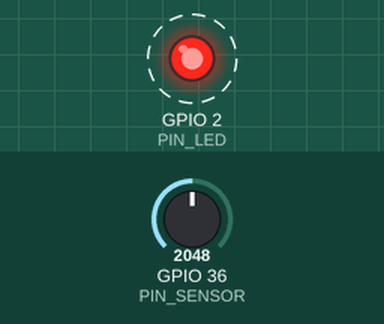
Recording of a sketch running on a simulated ESP32. On the bench: output pins drawn as LEDs (lit = HIGH). Dashed ring = blinking. Inputs (shaded band) come from the test bench; at power-on: GPIO 36 (PIN_SENSOR) = 2048 (analog values on the 0–4095 scale). WiFi joins after 1.5 s; servers stay silent unless stated; no MQTT or app messages arrive unless stated; what the sketch prints to the serial monitor is not drawn.

Above: at 1.47 s.
1.5 s: GPIO 36 (PIN_SENSOR) set to 2866
At 2.9 s:
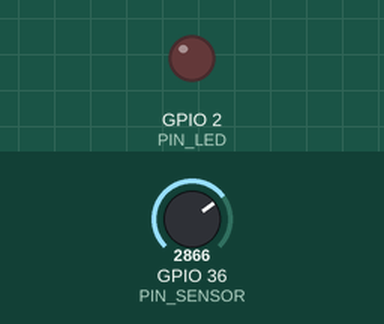
3.2 s: GPIO 36 (PIN_SENSOR) set to 4095
Timing chart, 0 to 6.2 s (numbered marks = the images above; inputs shaded):
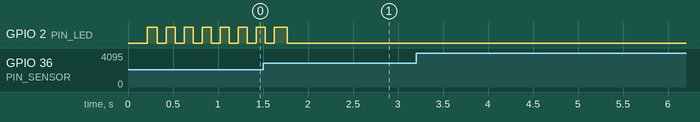

Measured:
- after the input at 3.2 s, every drawn part: stays the same

The sketch:

sketch.ino
```cpp
#include "src/edge_node/main.cpp"
```

main.cpp
```cpp
#include <math.h>
#include <stddef.h>
#include <stdint.h>
#include <stdio.h>

#if defined(ARDUINO)
#define EDGE_HAS_ARDUINO_SDK 1
#elif defined(__has_include)
#if __has_include(<Arduino.h>) && __has_include(<WiFi.h>) && \
    __has_include(<PubSubClient.h>) && __has_include(<ArduinoJson.h>)
#define EDGE_HAS_ARDUINO_SDK 1
#endif
#endif

#ifdef EDGE_HAS_ARDUINO_SDK
#include <Arduino.h>
#include <WiFi.h>
#include <PubSubClient.h>
#include <ArduinoJson.h>
#else
static const uint8_t OUTPUT = 1;
static const uint8_t HIGH = 1;
static const uint8_t LOW = 0;
static const int WIFI_STA = 1;
static const int WL_CONNECTED = 3;

enum adc_attenuation_t { ADC_0db = 0, ADC_2_5db = 1, ADC_6db = 2, ADC_11db = 3 };

struct String {
    const char* c_str() const { return ""; }
};

struct IPAddress {
    String toString() const { return String(); }
};

struct HostSerial {
    void begin(unsigned long) {}
    void println(const char* = "") {}
    void printf(const char*, ...) {}
};
static HostSerial Serial;

struct HostEsp {
    uint64_t getEfuseMac() const { return 0ULL; }
};
static HostEsp ESP;

class WiFiClient {};

struct HostWiFi {
    void mode(int) {}
    void disconnect(bool = false, bool = false) {}
    int begin(const char*, const char* = nullptr, int32_t = 0,
              const uint8_t* = nullptr, bool = true) {
        return WL_CONNECTED;
    }
    int status() const { return 0; }
    IPAddress localIP() const { return IPAddress(); }
    int32_t RSSI() const { return 0; }
};
static HostWiFi WiFi;

class PubSubClient {
public:
    explicit PubSubClient(WiFiClient&) {}
    bool connected() { return false; }
    bool loop() { return true; }
    bool connect(const char*, const char* = nullptr, const char* = nullptr,
                 const char* = nullptr, uint8_t = 0, bool = false,
                 const char* = nullptr, bool = true) {
        return false;
    }
    bool publish(const char*, const char*, bool = false) { return false; }
    bool publish(const char*, const uint8_t*, unsigned int, bool = false) {
        return false;
    }
    int state() { return -1; }
    PubSubClient& setServer(const char*, uint16_t) { return *this; }
    bool setBufferSize(uint16_t) { return true; }
    PubSubClient& setKeepAlive(uint16_t) { return *this; }
    PubSubClient& setSocketTimeout(uint16_t) { return *this; }
};

struct HostJsonSerialized {
    const char* raw;
};

struct HostJsonVariant {
    HostJsonVariant operator[](const char*) { return HostJsonVariant(); }
    template <typename T>
    HostJsonVariant& operator=(const T&) {
        return *this;
    }
};

class JsonDocument {
public:
    HostJsonVariant operator[](const char*) { return HostJsonVariant(); }
};

inline HostJsonSerialized serialized(const char* value) {
    HostJsonSerialized out = {value};
    return out;
}
inline size_t measureJson(const JsonDocument&) { return 0U; }
inline size_t serializeJson(const JsonDocument&, char*, size_t) { return 0U; }
template <size_t N>
inline size_t serializeJson(const JsonDocument&, char (&)[N]) {
    return 0U;
}

inline uint32_t millis() { return 0U; }
inline void delay(uint32_t) {}
inline void pinMode(uint8_t, uint8_t) {}
inline void digitalWrite(uint8_t, uint8_t) {}
inline int analogRead(uint8_t) { return 0; }
inline void analogReadResolution(uint8_t) {}
inline void analogSetPinAttenuation(uint8_t, adc_attenuation_t) {}
#endif

static const char *WIFI_SSID = "Wokwi-GUEST";
static const char *WIFI_PASSWORD = "";
static const int32_t WIFI_CHANNEL = 6;

static const char *MQTT_HOST = "broker.hivemq.com";
static const uint16_t MQTT_PORT = 1883;

static const char *NODE_ID = "edge-node-01";
static const char *TOPIC_TELEMETRY = "eeair/cilan1m0/edge-node-01/telemetry";
static const char *TOPIC_STATUS = "eeair/cilan1m0/edge-node-01/status";

static const uint8_t PIN_SENSOR = 36;
static const uint8_t PIN_LED = 2;

static const double ADC_MAX_COUNTS = 4095.0;
static const double ADC_REF_VOLTS = 3.3;

static const uint32_t SAMPLE_PERIOD_MS = 100;
static const uint32_t HEARTBEAT_PERIOD_MS = 30000;
static const uint32_t RECONNECT_PERIOD_MS = 5000;
static const uint32_t ANOMALY_PULSE_MS = 200;
static const uint32_t BLINK_NO_WIFI_MS = 100;
static const uint32_t BLINK_NO_MQTT_MS = 500;
static const float DV_SURGE_VOLTS = 0.25f;
static const double RAIL_FAULT_LOW_V = 0.05;
static const double RAIL_FAULT_HIGH_V = 3.25;

static const bool LOG_NOMINAL_SAMPLES = true;

static const size_t WINDOW_SIZE = 50;
static const float Z_THRESHOLD = 2.5f;
static const double SIGMA_EPSILON = 0.0001;

static const bool GATED_BUFFER_UPDATE = true;
static const uint32_t REBASELINE_RUN = 10;

class RingBuffer {
public:
  RingBuffer() : head_(0), count_(0) {
    for (size_t i = 0; i < WINDOW_SIZE; ++i) {
      data_[i] = 0.0f;
    }
  }

  void push(float value) {
    data_[head_] = value;
    head_ = (head_ + 1) % WINDOW_SIZE;
    if (count_ < WINDOW_SIZE) {
      ++count_;
    }
  }

  size_t size() const { return count_; }
  bool isFull() const { return count_ == WINDOW_SIZE; }

  float at(size_t i) const {
    size_t oldest = (head_ + WINDOW_SIZE - count_) % WINDOW_SIZE;
    return data_[(oldest + i) % WINDOW_SIZE];
  }

private:
  float data_[WINDOW_SIZE];
  size_t head_;
  size_t count_;
};

struct WindowStats {
  double mean;
  double stdDev;
};

static WindowStats computeStats(const RingBuffer &window) {
  WindowStats stats = {0.0, 0.0};
  const size_t n = window.size();
  if (n == 0) {
    return stats;
  }
  double sum = 0.0;
  for (size_t i = 0; i < n; ++i) {
    sum += window.at(i);
  }
  stats.mean = sum / static_cast<double>(n);
  if (n < 2) {
    return stats;
  }
  double sumSq = 0.0;
  for (size_t i = 0; i < n; ++i) {
    const double d = window.at(i) - stats.mean;
    sumSq += d * d;
  }
  stats.stdDev = sqrt(sumSq / static_cast<double>(n - 1));
  return stats;
}

enum SampleState { STATE_WARMUP, STATE_NOMINAL, STATE_ANOMALY };

struct FilterDecision {
  SampleState state;
  double mean;
  double stdDev;
  double z;
  bool flatSignal;
};

static FilterDecision evaluateSample(const RingBuffer &window, float x, float zThreshold) {
  FilterDecision d = {STATE_WARMUP, 0.0, 0.0, 0.0, false};
  if (!window.isFull()) {
    return d;
  }
  const WindowStats stats = computeStats(window);
  d.mean = stats.mean;
  d.stdDev = stats.stdDev;
  if (stats.stdDev < SIGMA_EPSILON) {
    d.flatSignal = true;
    d.z = 0.0;
  } else {
    d.z = (static_cast<double>(x) - stats.mean) / stats.stdDev;
  }
  d.state = (fabs(d.z) >= zThreshold) ? STATE_ANOMALY : STATE_NOMINAL;
  return d;
}

static const char *stateName(SampleState s) {
  switch (s) {
    case STATE_WARMUP: return "WARMUP";
    case STATE_ANOMALY: return "ANOMALY";
    default: return "NOMINAL";
  }
}

static size_t buildTelemetryJson(char *out, size_t outSize, const char *nodeId,
                                 uint32_t seq, uint32_t tMs, uint16_t raw, double volts,
                                 const FilterDecision &d) {
  char vText[16];
  char muText[16];
  char sdText[16];
  char zText[24];
  snprintf(vText, sizeof(vText), "%.3f", volts);
  snprintf(muText, sizeof(muText), "%.3f", d.mean);
  snprintf(sdText, sizeof(sdText), "%.3f", d.stdDev);
  snprintf(zText, sizeof(zText), "%.2f", d.z);

  JsonDocument doc;
  doc["node"] = nodeId;
  doc["seq"] = seq;
  doc["t_ms"] = tMs;
  doc["raw"] = raw;
  doc["v"] = serialized(vText);
  doc["mu"] = serialized(muText);
  doc["sd"] = serialized(sdText);
  doc["z"] = serialized(zText);
  doc["state"] = stateName(d.state);

  if (measureJson(doc) >= outSize) {
    if (outSize > 0) {
      out[0] = '\0';
    }
    return 0;
  }
  return serializeJson(doc, out, outSize);
}

enum BufferAction {
  PUSH_WARMUP,
  PUSH_NOMINAL,
  PUSH_LEGACY,
  PUSH_REBASELINE,
  SKIP_ANOMALY
};

static BufferAction decideBufferAction(SampleState state, uint32_t &anomalyRun, bool gated) {
  if (state == STATE_WARMUP) {
    return PUSH_WARMUP;
  }
  if (state == STATE_NOMINAL) {
    anomalyRun = 0;
    return PUSH_NOMINAL;
  }
  ++anomalyRun;
  if (!gated) {
    return PUSH_LEGACY;
  }
  return (anomalyRun >= REBASELINE_RUN) ? PUSH_REBASELINE : SKIP_ANOMALY;
}

static WiFiClient wifiClient;
static PubSubClient mqtt(wifiClient);
static RingBuffer window;

static char mqttClientId[32];
static char telemetryPayload[256];
static char statusPayload[320];
static char lwtPayload[96];
static bool mqttAttempted = false;

static uint32_t sampleSeq = 0;
static uint32_t sentCount = 0;
static uint32_t warmupCount = 0;
static uint32_t anomalyCount = 0;
static uint32_t droppedCount = 0;
static uint32_t failedCount = 0;
static uint32_t flatCount = 0;
static uint32_t skippedCount = 0;
static uint32_t rebaselineCount = 0;
static uint32_t anomalyRun = 0;
static bool inFlatSignal = false;
static bool hasPrevVolts = false;
static float prevVolts = 0.0f;

static uint32_t lastSampleMs = 0;
static uint32_t lastHeartbeatMs = 0;
static uint32_t lastWifiAttemptMs = 0;
static uint32_t lastMqttAttemptMs = 0;
static uint32_t lastBlinkMs = 0;
static uint32_t ledPulseEndMs = 0;
static bool ledPulseActive = false;
static bool blinkLevel = false;
static bool wifiWasConnected = false;

static void startWifi() {
  Serial.printf("[WIFI ] connecting to \"%s\" ...\n", WIFI_SSID);
  WiFi.disconnect();
  WiFi.begin(WIFI_SSID, WIFI_PASSWORD, WIFI_CHANNEL);
  lastWifiAttemptMs = millis();
}

static void maintainWifi(uint32_t now) {
  const bool connected = (WiFi.status() == WL_CONNECTED);
  if (connected && !wifiWasConnected) {
    Serial.printf("[WIFI ] connected, IP %s, RSSI %d dBm\n",
                  WiFi.localIP().toString().c_str(), WiFi.RSSI());
  } else if (!connected && wifiWasConnected) {
    Serial.println("[WIFI ] connection lost");
  }
  wifiWasConnected = connected;
  if (!connected && now - lastWifiAttemptMs >= RECONNECT_PERIOD_MS) {
    startWifi();
  }
}

static bool publishStatus(const char *payload, bool retained) {
  return mqtt.publish(TOPIC_STATUS, payload, retained);
}

static void maintainMqtt(uint32_t now) {
  if (WiFi.status() != WL_CONNECTED) {
    return;
  }
  if (mqtt.connected()) {
    mqtt.loop();
    return;
  }
  if (mqttAttempted && now - lastMqttAttemptMs < RECONNECT_PERIOD_MS) {
    return;
  }
  Serial.printf("[MQTT ] connecting to %s:%u as %s ...\n", MQTT_HOST, MQTT_PORT, mqttClientId);
  if (mqtt.connect(mqttClientId, nullptr, nullptr, TOPIC_STATUS, 0, true, lwtPayload)) {
    Serial.println("[MQTT ] connected");
    snprintf(statusPayload, sizeof(statusPayload),
             "{\"node\":\"%s\",\"status\":\"online\"}", NODE_ID);
    publishStatus(statusPayload, true);
  } else {
    Serial.printf("[MQTT ] failed, state=%d, retry in %lu s\n", mqtt.state(),
                  static_cast<unsigned long>(RECONNECT_PERIOD_MS / 1000));
  }
  mqttAttempted = true;
  lastMqttAttemptMs = millis();
}

static void startAnomalyPulse(uint32_t now) {
  ledPulseActive = true;
  ledPulseEndMs = now + ANOMALY_PULSE_MS;
}

static void updateLed(uint32_t now) {
  if (ledPulseActive) {
    if (static_cast<int32_t>(now - ledPulseEndMs) >= 0) {
      ledPulseActive = false;
    } else {
      digitalWrite(PIN_LED, HIGH);
      return;
    }
  }
  if (WiFi.status() != WL_CONNECTED || !mqtt.connected()) {
    const uint32_t period = (WiFi.status() != WL_CONNECTED) ? BLINK_NO_WIFI_MS : BLINK_NO_MQTT_MS;
    if (now - lastBlinkMs >= period) {
      lastBlinkMs = now;
      blinkLevel = !blinkLevel;
      digitalWrite(PIN_LED, blinkLevel ? HIGH : LOW);
    }
    return;
  }
  digitalWrite(PIN_LED, LOW);
}

static void processSample(uint32_t now) {
  const uint16_t raw = static_cast<uint16_t>(analogRead(PIN_SENSOR));
  const double volts = raw * ADC_REF_VOLTS / ADC_MAX_COUNTS;
  const float x = static_cast<float>(volts);
  ++sampleSeq;

  const bool voltageSurge = hasPrevVolts && (fabsf(x - prevVolts) >= DV_SURGE_VOLTS);
  const float dv = hasPrevVolts ? (x - prevVolts) : 0.0f;
  prevVolts = x;
  hasPrevVolts = true;

  const FilterDecision d = evaluateSample(window, x, Z_THRESHOLD);
  const bool railFault = (volts <= RAIL_FAULT_LOW_V || volts >= RAIL_FAULT_HIGH_V);

  if (d.flatSignal) {
    ++flatCount;
    if (!inFlatSignal) {
      Serial.printf("[GUARD] seq=%lu sigma=%.6f < %.4f -> flat signal, Z forced to 0\n",
                    static_cast<unsigned long>(sampleSeq), d.stdDev, SIGMA_EPSILON);
    }
  } else if (inFlatSignal && d.state != STATE_WARMUP) {
    Serial.printf("[GUARD] seq=%lu signal varies again (sigma=%.4f)\n",
                  static_cast<unsigned long>(sampleSeq), d.stdDev);
  }
  inFlatSignal = d.flatSignal;

  if (voltageSurge) {
    Serial.printf("[SURGE] seq=%lu dv=%+.3f V (voltage step)\n",
                  static_cast<unsigned long>(sampleSeq), static_cast<double>(dv));
  }
  if (railFault) {
    Serial.printf("[FAULT] seq=%lu v=%.3f V near rail limit (sensor fault)\n",
                  static_cast<unsigned long>(sampleSeq), volts);
  }
  if (d.state == STATE_ANOMALY) {
    startAnomalyPulse(now);
  }

  if (d.state == STATE_NOMINAL) {
    ++droppedCount;
    if (LOG_NOMINAL_SAMPLES) {
      Serial.printf("[DROP ] seq=%lu raw=%u v=%.3f mu=%.3f sd=%.3f z=%+.2f\n",
                    static_cast<unsigned long>(sampleSeq), raw, volts, d.mean, d.stdDev, d.z);
    }
  } else {
    const size_t len = buildTelemetryJson(telemetryPayload, sizeof(telemetryPayload), NODE_ID,
                                          sampleSeq, now, raw, volts, d);
    const bool ok = (len > 0) && mqtt.connected() &&
                    mqtt.publish(TOPIC_TELEMETRY, reinterpret_cast<const uint8_t *>(telemetryPayload),
                                 static_cast<unsigned int>(len), false);
    if (ok) {
      ++sentCount;
      if (d.state == STATE_WARMUP) {
        ++warmupCount;
      } else {
        ++anomalyCount;
      }
    } else {
      ++failedCount;
    }
    Serial.printf("[%s] %s (%u B)%s\n", d.state == STATE_WARMUP ? "WARM " : "ALERT",
                  telemetryPayload, static_cast<unsigned>(len),
                  ok ? "" : (len == 0 ? " NOT SENT (payload overflow)" : " NOT SENT (offline)"));
  }

  const BufferAction action = decideBufferAction(d.state, anomalyRun, GATED_BUFFER_UPDATE);
  if (action == SKIP_ANOMALY) {
    ++skippedCount;
  } else {
    if (action == PUSH_REBASELINE) {
      ++rebaselineCount;
      Serial.printf("[REBAS] seq=%lu run=%lu >= %lu -> v=%.3f pushed into window (level shift, re-baseline)\n",
                    static_cast<unsigned long>(sampleSeq), static_cast<unsigned long>(anomalyRun),
                    static_cast<unsigned long>(REBASELINE_RUN), volts);
    }
    window.push(x);
  }
  if (window.size() == WINDOW_SIZE && sampleSeq == WINDOW_SIZE) {
    Serial.printf("[INFO ] window full (N=%u), filtering active, Z threshold %.2f\n",
                  static_cast<unsigned>(WINDOW_SIZE), Z_THRESHOLD);
  }
}

static void sendHeartbeat(uint32_t now) {
  JsonDocument doc;
  doc["node"] = NODE_ID;
  doc["status"] = "online";
  doc["uptime_s"] = now / 1000;
  doc["sampled"] = sampleSeq;
  doc["sent"] = sentCount;
  doc["warmup"] = warmupCount;
  doc["anomaly"] = anomalyCount;
  doc["dropped"] = droppedCount;
  doc["failed"] = failedCount;
  doc["flat"] = flatCount;
  doc["skipped"] = skippedCount;
  doc["rebaseline"] = rebaselineCount;
  doc["rssi"] = WiFi.RSSI();
  if (measureJson(doc) >= sizeof(statusPayload)) {
    statusPayload[0] = '\0';
    Serial.println("[STAT ] payload overflow, heartbeat skipped");
    return;
  }
  serializeJson(doc, statusPayload, sizeof(statusPayload));
  const bool ok = mqtt.connected() && publishStatus(statusPayload, false);
  Serial.printf("[STAT ] %s%s\n", statusPayload, ok ? "" : " (not sent, offline)");
}

void setup() {
  Serial.begin(115200);
  delay(200);
  Serial.println();
  Serial.println("=== Edge Anomaly Stream Filter - ESP32 edge node ===");
  Serial.printf("N=%u  Z_THRESHOLD=%.2f  fs=%lu Hz  sigma_eps=%.4f\n",
                static_cast<unsigned>(WINDOW_SIZE), static_cast<double>(Z_THRESHOLD),
                static_cast<unsigned long>(1000 / SAMPLE_PERIOD_MS), SIGMA_EPSILON);
  Serial.printf("buffer update: %s, re-baseline after %lu consecutive anomalies\n",
                GATED_BUFFER_UPDATE ? "anomaly-gated" : "legacy (push all)",
                static_cast<unsigned long>(REBASELINE_RUN));

  pinMode(PIN_LED, OUTPUT);
  digitalWrite(PIN_LED, LOW);

  analogReadResolution(12);
#if defined(ADC_ATTEN_DB_12)
  analogSetPinAttenuation(PIN_SENSOR, ADC_ATTEN_DB_12);
#else
  analogSetPinAttenuation(PIN_SENSOR, ADC_11db);
#endif

  const uint64_t mac = ESP.getEfuseMac();
  snprintf(mqttClientId, sizeof(mqttClientId), "%s-%06lX", NODE_ID,
           static_cast<unsigned long>(mac & 0xFFFFFFUL));
  snprintf(lwtPayload, sizeof(lwtPayload),
           "{\"node\":\"%s\",\"status\":\"offline\"}", NODE_ID);

  WiFi.mode(WIFI_STA);
  startWifi();

  mqtt.setServer(MQTT_HOST, MQTT_PORT);
  mqtt.setBufferSize(512);
  mqtt.setKeepAlive(15);
  mqtt.setSocketTimeout(5);

  const uint32_t now = millis();
  lastSampleMs = now;
  lastHeartbeatMs = now;
}

void loop() {
  const uint32_t now = millis();
  maintainWifi(now);
  maintainMqtt(now);

  if (now - lastSampleMs >= SAMPLE_PERIOD_MS) {
    lastSampleMs += SAMPLE_PERIOD_MS;
    if (now - lastSampleMs >= SAMPLE_PERIOD_MS) {
      lastSampleMs = now;
    }
    processSample(now);
  }

  if (now - lastHeartbeatMs >= HEARTBEAT_PERIOD_MS) {
    lastHeartbeatMs = now;
    sendHeartbeat(now);
  }

  updateLed(now);
}
```
